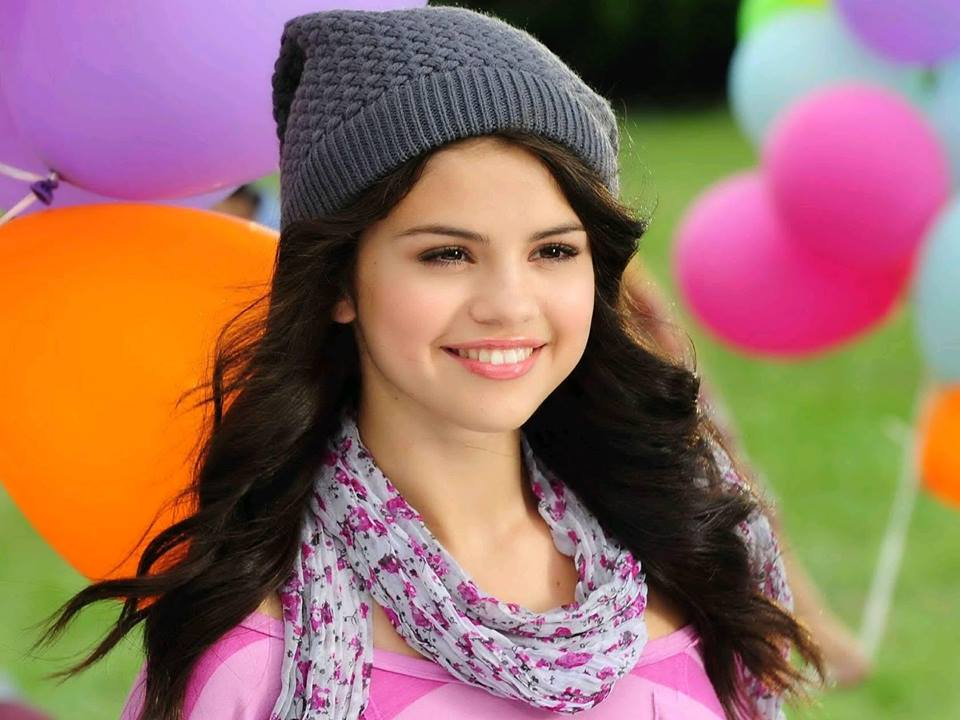
#> input picture Face Detection/selena.jpg, 960 x 720 px
$ python facedetect.py   (older library calls are emulated)
#> lines starting #> are read from the running program, lines starting #| are printed output that depends on the picture; after the words box and inside, x2 and y2 are one past the last pixel; in counts of white or black regions, pixels touching at a corner belong together
# Face detecting by giving an image as input
import cv2
#import sys

imagePath = "selena.jpg"
cascPath = cv2.data.haarcascades + "haarcascade_frontalface_default.xml"

# Creating the haar cascade
faceCascade = cv2.CascadeClassifier(cascPath)

# Reading the image
image = cv2.imread(imagePath)
#> image is the input picture: shape (720, 960, 3); mean B, G, R 96.8, 111.5, 151.4
gray = cv2.cvtColor(image, cv2.COLOR_BGR2GRAY)
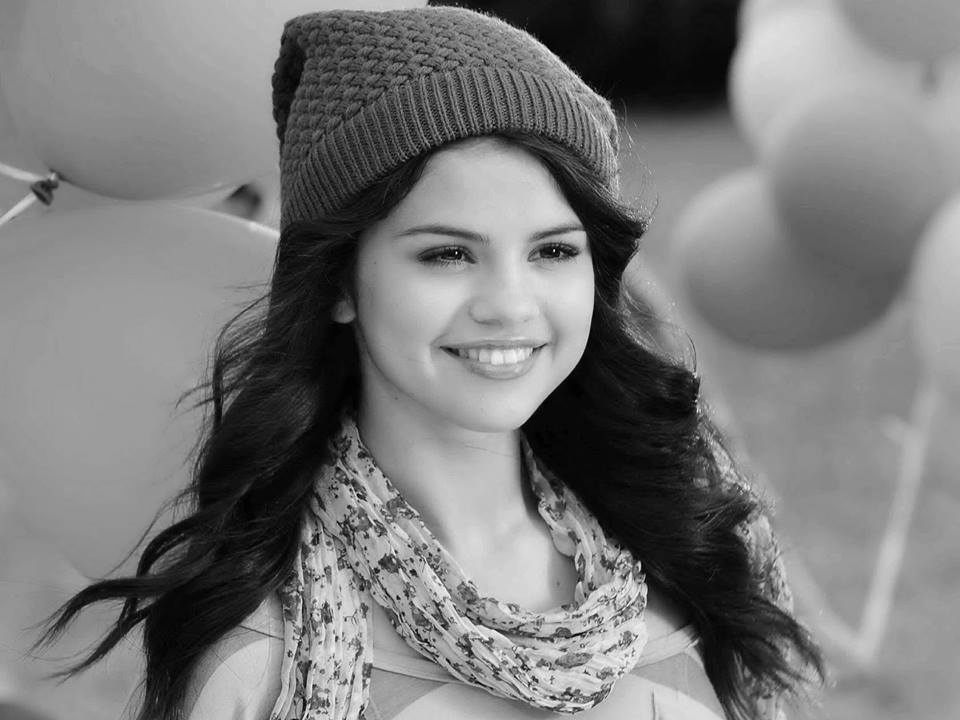
#> gray: shape (720, 960); min 0, max 253, mean 121.7

# Detect faces in the image
faces = faceCascade.detectMultiScale(
    gray,
    scaleFactor=1.1,
    minNeighbors=5,
    minSize=(30, 30)
    #flags = cv2.cv.CV_HAAR_SCALE_IMAGE
)
#> faces = [[372, 156, 258, 258]]

print("Found {0} faces!".format(len(faces)))
#| Found 1 faces!

# Draw a rectangle around the faces
for (x, y, w, h) in faces:
    cv2.rectangle(image, (x, y), (x+w, y+h), (0, 255, 0), 2)
#> this loop made 1 pass
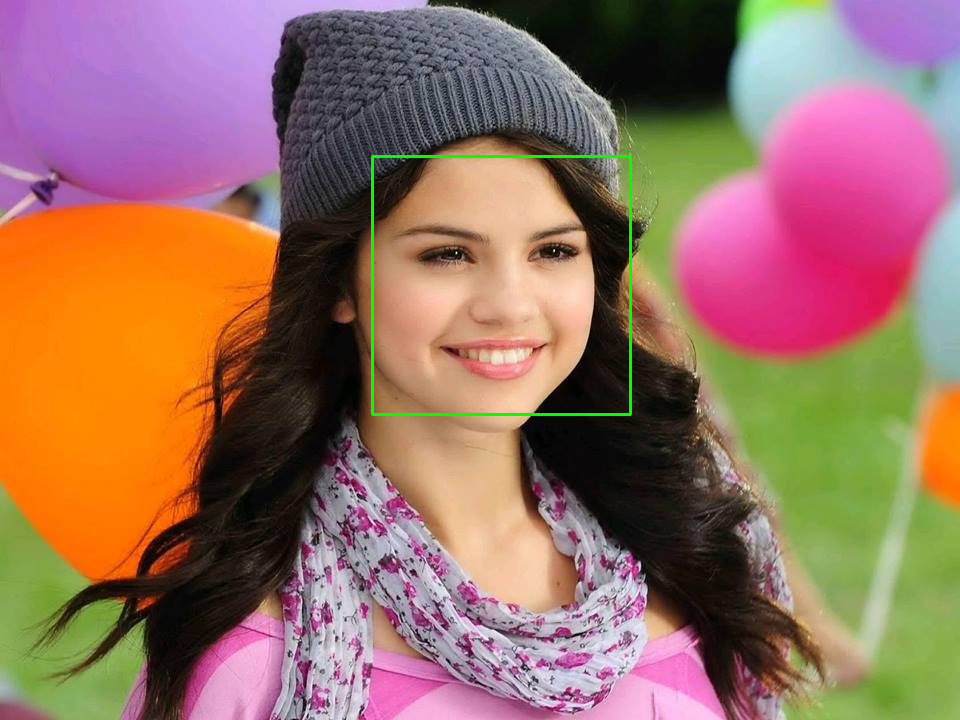
#> image: shape (720, 960, 3); 0.45% of pixels changed, all inside (x1, y1, x2, y2) = (371, 155, 632, 416)

cv2.imshow("Faces", image)
cv2.waitKey(0)
